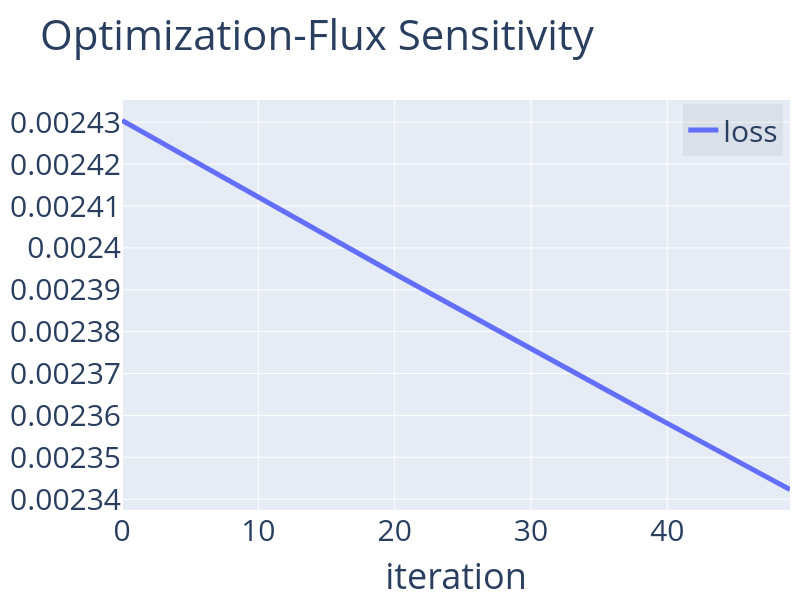

The notebook cell this image was saved under:
### Code cell
plotCompare(dLogs.index,dLogs[['loss']],'Optimization-Flux Sensitivity','iteration',export='pdf',size=(600,800))

### Figure 1 — Plotly figure (JSON) as saved in the notebook; plotly's stock layout.template omitted (floating-point values rounded to 4 significant figures)
{"data": [{"line": {"width": 5}, "name": "loss", "type": "scatter", "x": [0, 1, 2, 3, 4, 5, 6, 7, 8, 9, 10, 11, 12, 13, 14, 15, 16, 17, 18, 19, 20, 21, 22, 23, 24, 25, 26, 27, 28, 29, 30, 31, 32, 33, 34, 35, 36, 37, 38, 39, 40, 41, 42, 43, 44, 45, 46, 47, 48, 49], "y": [0.00243, 0.002429, 0.002427, 0.002425, 0.002423, 0.002421, 0.002419, 0.002418, 0.002416, 0.002414, 0.002412, 0.00241, 0.002408, 0.002407, 0.002405, 0.002403, 0.002401, 0.002399, 0.002397, 0.002396, 0.002394, 0.002392, 0.00239, 0.002388, 0.002387, 0.002385, 0.002383, 0.002381, 0.002379, 0.002378, 0.002376, 0.002374, 0.002372, 0.002371, 0.002369, 0.002367, 0.002365, 0.002363, 0.002362, 0.00236, 0.002358, 0.002356, 0.002355, 0.002353, 0.002351, 0.002349, 0.002348, 0.002346, 0.002344, 0.002342]}], "layout": {"font": {"size": 30}, "height": 600, "legend": {"bgcolor": "rgba(0,0,0,.05)", "x": 0.99, "xanchor": "right", "y": 0.99, "yanchor": "top"}, "margin": {"r": 10, "t": 100}, "showlegend": true, "title": {"text": "Optimization-Flux Sensitivity"}, "width": 800, "xaxis": {"title": {"text": "iteration"}}}}
